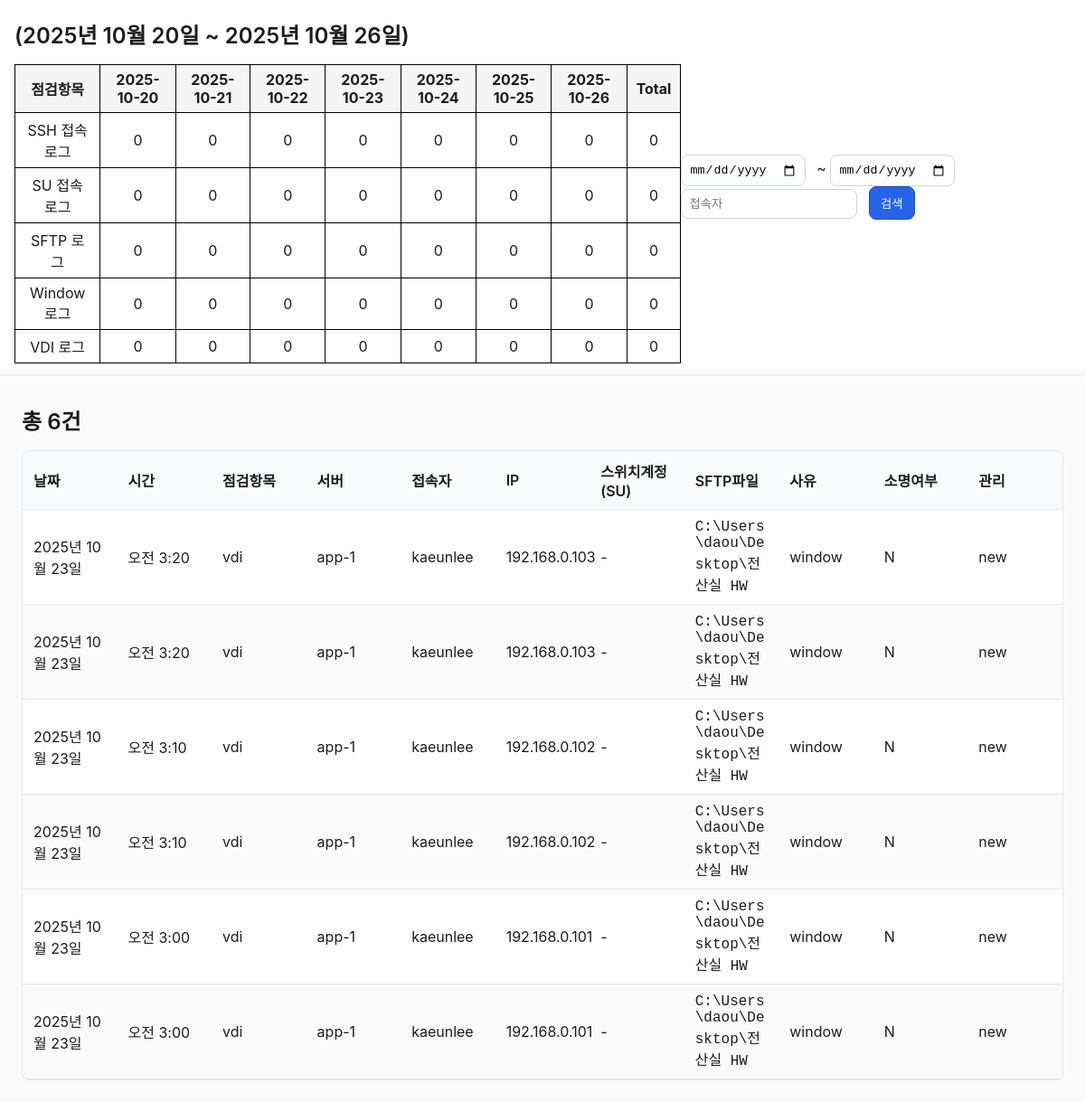
/check, run on an earlier commit of the app's database.
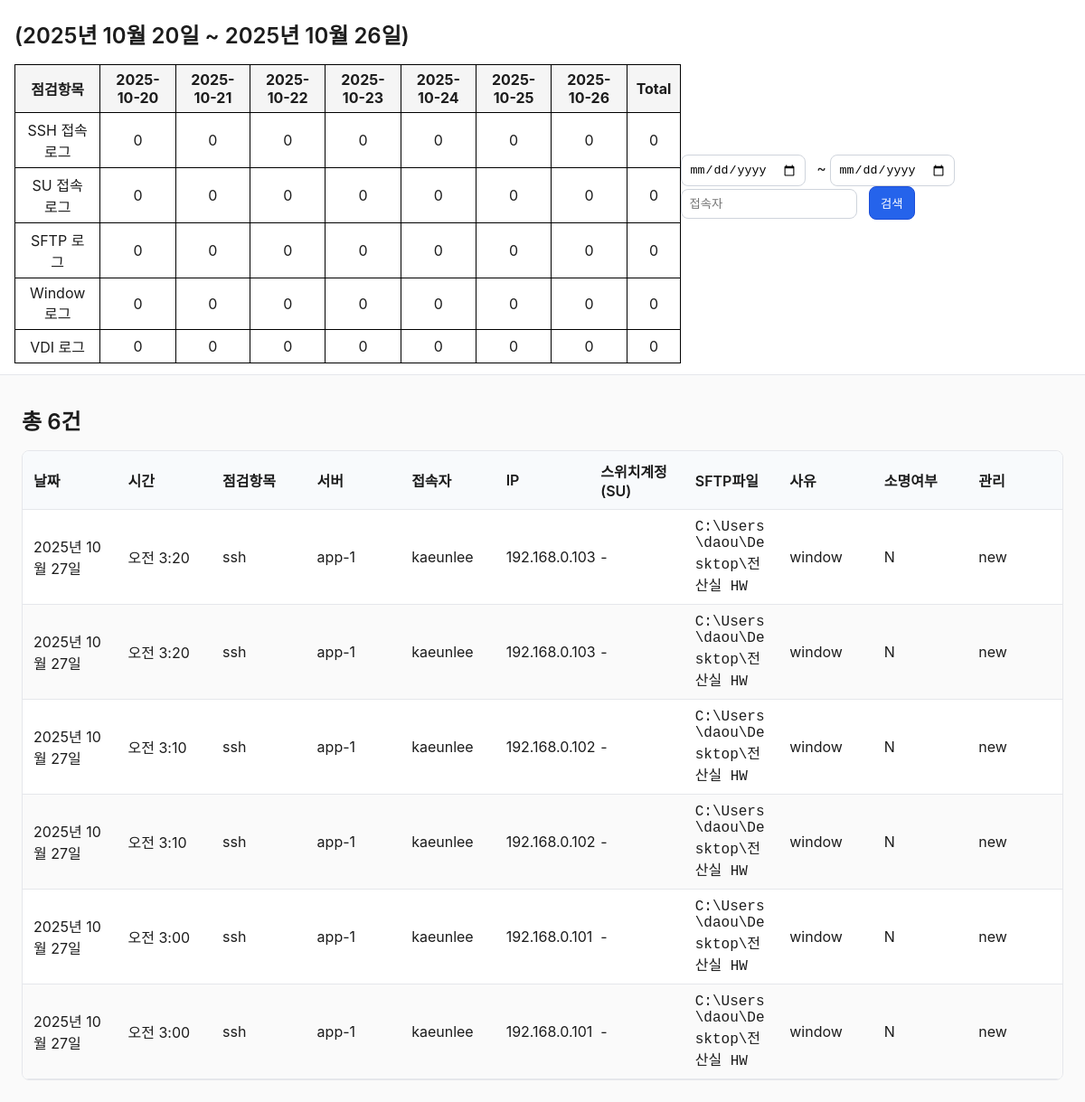
And on a later commit of the database.
### checks/models.py (models this page shows)
class CheckRecord(models.Model):
    date = models.DateField()  # YYYY-MM-DD
    time = models.TimeField()                # HH:MM:SS
    item = models.CharField(max_length=100)                # 점검항목
    server = models.CharField(max_length=100)
    user = models.CharField(max_length=100)                # 접속자
    ip = models.CharField(max_length=45)
    switch_su = models.CharField(max_length=100)
    sftp_file = models.CharField(max_length=200)
    reason = models.TextField(blank=True, default="")
    appeal_done = models.BooleanField(default=False)       # 소명여부
    status = models.CharField(max_length=20, default="미입력")

### checks/views.py (the view, shortened to what this page needs)
# urls.py: path("check", views.check_view, name="check"),
def check_view(request):
    start = request.GET.get("start") or ""
    end = request.GET.get("end") or ""
    user = request.GET.get("user") or ""
    today = date.today()
    last_monday = today - timedelta(days=today.isoweekday() + 6)
    last_sunday = last_monday + timedelta(days=6)
    try:
        es = Elasticsearch("http://localhost:9200")
        must_conditions = [
            {"range": {"date": {"gte": last_monday.strftime("%Y-%m-%d"),
                                "lte": last_sunday.strftime("%Y-%m-%d")}}}
        ]
        if user:
            must_conditions.append({"term": {"user.keyword": user}})
        query = {
            "query": {"bool": {"must": must_conditions}},
            "size": 10000
        }
        res = es.search(index="checks_checkrecord", body=query)
        es_records = [hit["_source"] for hit in res["hits"]["hits"]]
        categories = ["ssh", "su", "sftp", "window", "vdi"]
        category_labels = {
            "ssh": "SSH 접속 로그",
            "su": "SU 접속 로그",
            "sftp": "SFTP 로그",
            "window": "Window 로그",
            "vdi": "VDI 로그"
        }
        dates = [last_monday + timedelta(days=i) for i in range(7)]
        date_strs = [d.strftime("%Y-%m-%d") for d in dates]
        pivot = {cat: {d: 0 for d in date_strs} for cat in categories}
        for cat in categories:
            pivot[cat]["total"] = 0
        q = Q()
        if start:
            q &= Q(date__gte=start)
        if end:
            q &= Q(date__lte=end)
        if user:
            q &= Q(user=user)
        from .models import CheckRecord
        all_records = CheckRecord.objects.filter(q).order_by("-date", "-time")
        context = {
            "pivot": pivot,
            "dates": date_strs,
            "category_labels": category_labels,
            "complete": sum(1 for r in es_records if r.get("appeal_done")),
            "total": len(es_records),
            "last_monday": last_monday,
            "last_sunday": last_sunday,
            "results": all_records,
            "total": all_records.count(),
            "start": start,
            "end": end,
            "user": user,
        }
        return render(request, "check.html", context)
    except Exception as e:
        import traceback
        traceback.print_exc()
        return HttpResponse(f"<pre>{traceback.format_exc()}</pre>", status=500)

### checks/templatetags/dict_extras.py (called while the page is built)
@register.filter
def get_item(dictionary, key):
    return dictionary.get(key, 0)

### templates/check.html (shortened to what this page needs)
<!DOCTYPE html>
    {% load dict_extras %}
<html lang="ko">
<head>
  <link rel="stylesheet" href="/static/style.css"/>
</head>
<body>
  <header class="topbar">
    <div class="summary-table">
      <h2>({{ last_monday }} ~ {{ last_sunday }})</h2>
      <table>
        <thead>
          <tr>
            <th>점검항목</th>
            {% for d in dates %}
              <th>{{ d }}</th>
            {% endfor %}
            <th>Total</th>
          </tr>
        </thead>
        <tbody>
          {% for item, data in pivot.items %}
      <tr>
        <td>{{ category_labels|get_item:item }}</td>
        {% for d in dates %}
          <td>{{ data|get_item:d }}</td>
        {% endfor %}
        <td>{{ data|get_item:"total" }}</td>
      </tr>
    {% endfor %}
        </tbody>
      </table>
    </div>
    <form class="right" method="get" action="/check">
      <input type="date" name="start" value="{{ start }}"/>
      <span>~</span>
      <input type="date" name="end" value="{{ end }}"/>
      <input type="text" name="user" placeholder="접속자" value="{{ user }}"/>
      <button class="btn primary" type="submit">검색</button>
    </form>
  </header>
  <main class="container">
    <h2>총 {{ total }}건</h2>
    <div class="table-wrapper">
      <table class="grid">
        <thead>
          <tr>
            <th>날짜</th>
            <th>시간</th>
            <th>점검항목</th>
            <th>서버</th>
            <th>접속자</th>
            <th>IP</th>
            <th>스위치계정<br/>(SU)</th>
            <th>SFTP파일</th>
            <th>사유</th>
            <th>소명여부</th>
            <th>관리</th>
          </tr>
        </thead>
        <tbody>
          {% if results|length == 0 %}
          <tr><td colspan="11" style="text-align:center;color:#888;">데이터가 없습니다.</td></tr>
          {% else %}
          {% for r in results %}
          <tr>
            <td>{{ r.date }}</td>
            <td>{{ r.time }}</td>
            <td>{{ r.item }}</td>
            <td>{{ r.server }}</td>
            <td>{{ r.user }}</td>
            <td>{{ r.ip }}</td>
            <td>{{ r.switch_su }}</td>
           <td class="mono">{{ r.sftp_file }}</td>
           <td class="reason-col">{{ r.reason }}
          </td>
            <td>{% if r.appeal_done %}Y{% else %}N{% endif %}</td>
            <td>{{ r.status }}</td>
          </tr>
          {% endfor %}
          {% endif %}
        </tbody>
      </table>
    </div>
  </main>
</body>
</html>

### static/style.css (style rules this page uses)
* { box-sizing: border-box; }
body { font-family: -apple-system, BlinkMacSystemFont, 'Segoe UI', Roboto, 'Noto Sans KR', Arial, sans-serif; margin: 0; background: #fafafa; color: #1c1c1c; }
.topbar { display: flex; justify-content: space-between; align-items: center; padding: 12px 16px; border-bottom: 1px solid #e5e7eb; background: #fff; position: sticky; top: 0; }
.btn { border: 1px solid #cfd4dc; background: #fff; padding: 8px 12px; border-radius: 8px; cursor: pointer; }
.btn.primary { background: #2563eb; color: #fff; border-color: #1d4ed8; }
.container { padding: 24px; }
h2 { font-weight: 600; margin: 8px 0 16px; }
.table-wrapper { overflow-x: auto; background: #fff; border: 1px solid #e5e7eb; border-radius: 8px; }
table.grid { width: 100%; border-collapse: collapse; table-layout: fixed; }
.grid th, .grid td { padding: 10px 12px; border-bottom: 1px solid #e5e7eb; }
.grid thead th { background: #f8fafc; font-weight: 600; text-align: left; }
.grid tbody tr:nth-child(even) { background: #fafafa; }
.mono { font-family: ui-monospace, SFMono-Regular, Menlo, Monaco, Consolas, "Liberation Mono", "Courier New", monospace; }
form.right input[type="date"], form.right input[type="text"] { padding: 8px; border: 1px solid #cfd4dc; border-radius: 8px; margin-right: 8px; }

### templates/check.html (style rules this page uses)
.summary-table table { border-collapse: collapse; width: 100%; }
.summary-table th, .summary-table td { border: 1px solid #000; padding: 6px 10px; text-align: center; }
.summary-table th { background: #f5f5f5; font-weight: bold; }
td.mono { font-family: ui-monospace, SFMono-Regular, Menlo, Monaco, Consolas, "Courier New", monospace; word-break: break-all; white-space: normal; max-width: 200px; }
td.reason-col { word-break: break-word; white-space: normal; max-width: 150px; }

What changed in the data, as far as the page shows it:
removed CheckRecord: date "2025년 10월 23일", time "오전 3:20", item "vdi", server "app-1", user "kaeunlee", ip "192.168.0.103", switch_su "-", sftp_file "C:\\Users\\daou\\Desktop\\전산실 HW", reason "window", appeal_done "N", status "new"
removed CheckRecord: date "2025년 10월 23일", time "오전 3:20", item "vdi", server "app-1", user "kaeunlee", ip "192.168.0.103", switch_su "-", sftp_file "C:\\Users\\daou\\Desktop\\전산실 HW", reason "window", appeal_done "N", status "new"
removed CheckRecord: date "2025년 10월 23일", time "오전 3:10", item "vdi", server "app-1", user "kaeunlee", ip "192.168.0.102", switch_su "-", sftp_file "C:\\Users\\daou\\Desktop\\전산실 HW", reason "window", appeal_done "N", status "new"
removed CheckRecord: date "2025년 10월 23일", time "오전 3:10", item "vdi", server "app-1", user "kaeunlee", ip "192.168.0.102", switch_su "-", sftp_file "C:\\Users\\daou\\Desktop\\전산실 HW", reason "window", appeal_done "N", status "new"
removed CheckRecord: date "2025년 10월 23일", time "오전 3:00", item "vdi", server "app-1", user "kaeunlee", ip "192.168.0.101", switch_su "-", sftp_file "C:\\Users\\daou\\Desktop\\전산실 HW", reason "window", appeal_done "N", status "new"
removed CheckRecord: date "2025년 10월 23일", time "오전 3:00", item "vdi", server "app-1", user "kaeunlee", ip "192.168.0.101", switch_su "-", sftp_file "C:\\Users\\daou\\Desktop\\전산실 HW", reason "window", appeal_done "N", status "new"
added CheckRecord: date "2025년 10월 27일", time "오전 3:20", item "ssh", server "app-1", user "kaeunlee", ip "192.168.0.103", switch_su "-", sftp_file "C:\\Users\\daou\\Desktop\\전산실 HW", reason "window", appeal_done "N", status "new"
added CheckRecord: date "2025년 10월 27일", time "오전 3:20", item "ssh", server "app-1", user "kaeunlee", ip "192.168.0.103", switch_su "-", sftp_file "C:\\Users\\daou\\Desktop\\전산실 HW", reason "window", appeal_done "N", status "new"
added CheckRecord: date "2025년 10월 27일", time "오전 3:10", item "ssh", server "app-1", user "kaeunlee", ip "192.168.0.102", switch_su "-", sftp_file "C:\\Users\\daou\\Desktop\\전산실 HW", reason "window", appeal_done "N", status "new"
added CheckRecord: date "2025년 10월 27일", time "오전 3:10", item "ssh", server "app-1", user "kaeunlee", ip "192.168.0.102", switch_su "-", sftp_file "C:\\Users\\daou\\Desktop\\전산실 HW", reason "window", appeal_done "N", status "new"
added CheckRecord: date "2025년 10월 27일", time "오전 3:00", item "ssh", server "app-1", user "kaeunlee", ip "192.168.0.101", switch_su "-", sftp_file "C:\\Users\\daou\\Desktop\\전산실 HW", reason "window", appeal_done "N", status "new"
added CheckRecord: date "2025년 10월 27일", time "오전 3:00", item "ssh", server "app-1", user "kaeunlee", ip "192.168.0.101", switch_su "-", sftp_file "C:\\Users\\daou\\Desktop\\전산실 HW", reason "window", appeal_done "N", status "new"
